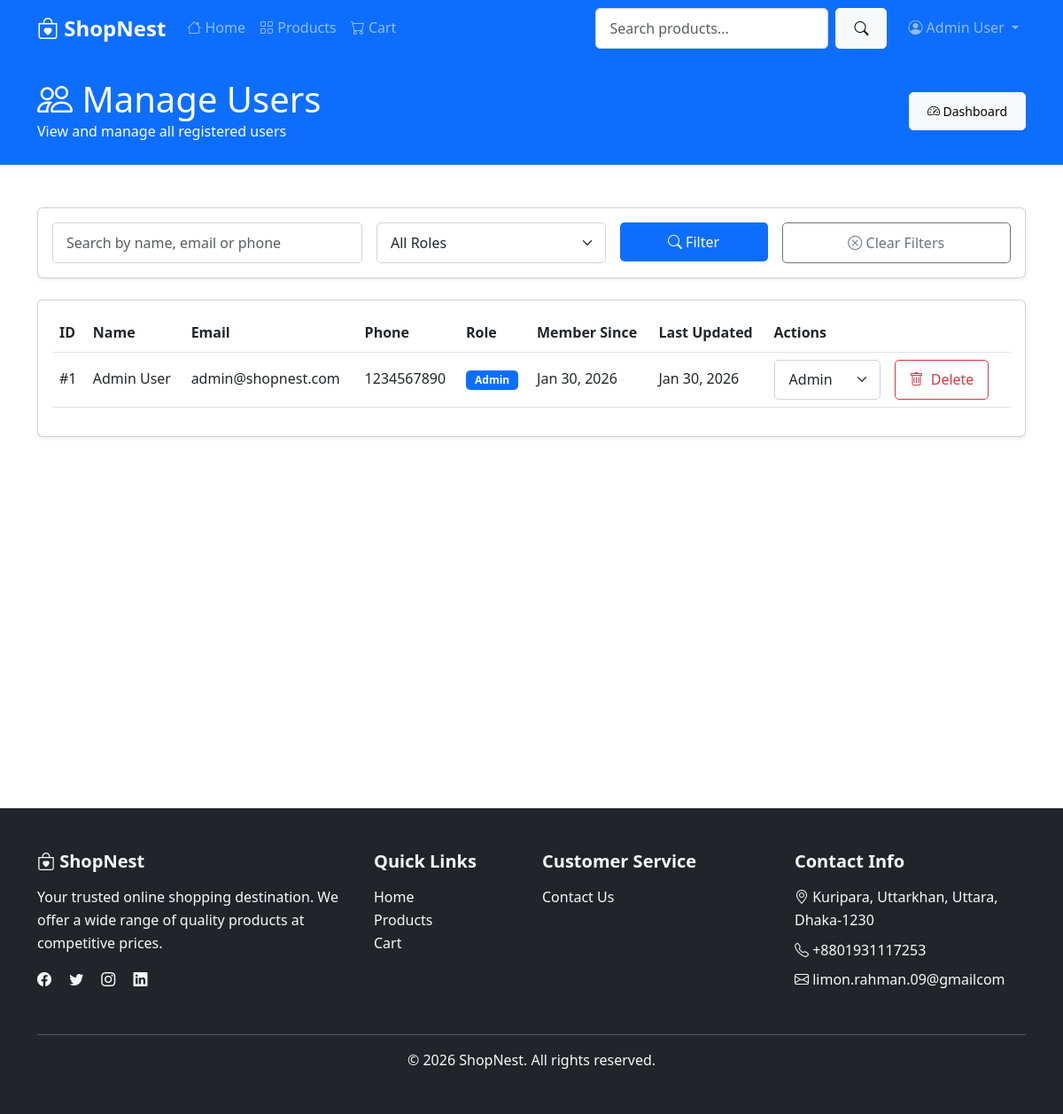
The page /admin/users.php (signed in) on the database its author committed.
### tables this page shows
CREATE TABLE IF NOT EXISTS users (
    id INT AUTO_INCREMENT PRIMARY KEY,
    name VARCHAR(100) NOT NULL,
    email VARCHAR(100) NOT NULL UNIQUE,
    phone VARCHAR(20),
    password VARCHAR(255) NOT NULL,
    role ENUM('customer', 'admin') DEFAULT 'customer',
    created_at TIMESTAMP DEFAULT CURRENT_TIMESTAMP,
    updated_at TIMESTAMP DEFAULT CURRENT_TIMESTAMP ON UPDATE CURRENT_TIMESTAMP
);

### admin/users.php (the view, shortened to what this page needs)
<?php
require_once '../includes/DbConnection.php';
$search = isset($_GET['search']) ? trim($_GET['search']) : '';
$query = "SELECT * FROM users";
$query .= " ORDER BY created_at DESC";
$users_result = mysqli_query($dbconnection, $query);
include '../includes/header.php';
?>
<section class="bg-primary text-white py-4">
    <div class="container">
        <div class="d-flex justify-content-between align-items-center">
            <div>
                <h1 class="mb-0">
                    <i class="bi bi-people"></i> Manage Users
                </h1>
                <p class="mb-0">View and manage all registered users</p>
            </div>
            <div>
                <a href="dashboard.php" class="btn btn-light btn-sm">
                    <i class="bi bi-speedometer2"></i> Dashboard
                </a>
            </div>
        </div>
    </div>
</section>
<section class="py-5">
    <div class="container">
        <div class="card shadow-sm mb-4">
            <div class="card-body">
                <form class="row g-3" method="GET" action="users.php">
                    <div class="col-md-4">
                        <input type="text" class="form-control" name="search"
                               placeholder="Search by name, email or phone"
                               value="<?php echo htmlspecialchars($search); ?>">
                    </div>
                    <div class="col-md-3">
                        <select class="form-select" name="role" onchange="this.form.submit()">
                            <option value="">All Roles</option>
                        </select>
                    </div>
                    <div class="col-md-2">
                        <button type="submit" class="btn btn-primary w-100">
                            <i class="bi bi-search"></i> Filter
                        </button>
                    </div>
                    <div class="col-md-3 text-md-end">
                        <a href="users.php" class="btn btn-outline-secondary w-100">
                            <i class="bi bi-x-circle"></i> Clear Filters
                        </a>
                    </div>
                </form>
            </div>
        </div>
        <div class="card shadow-sm">
            <div class="card-body">
                <div class="table-responsive">
                    <table class="table table-hover align-middle">
                        <thead>
                            <tr>
                                <th>ID</th>
                                <th>Name</th>
                                <th>Email</th>
                                <th>Phone</th>
                                <th>Role</th>
                                <th>Member Since</th>
                                <th>Last Updated</th>
                                <th>Actions</th>
                            </tr>
                        </thead>
                        <tbody>
                            <?php if($users_result && mysqli_num_rows($users_result) > 0): ?>
                                <?php while($user = mysqli_fetch_assoc($users_result)): ?>
                                    <tr>
                                        <td>#<?php echo $user['id']; ?></td>
                                        <td><?php echo htmlspecialchars($user['name']); ?></td>
                                        <td><?php echo htmlspecialchars($user['email']); ?></td>
                                        <td><?php echo htmlspecialchars($user['phone']); ?></td>
                                        <td>
                                            <span class="badge bg-<?php echo $user['role'] === 'admin' ? 'primary' : 'secondary'; ?>">
                                                <?php echo ucfirst($user['role']); ?>
                                            </span>
                                        </td>
                                        <td><?php echo date('M d, Y', strtotime($user['created_at'])); ?></td>
                                        <td><?php echo date('M d, Y', strtotime($user['updated_at'])); ?></td>
                                        <td>
                                            <div class="d-flex gap-2 align-items-center">
                                                <form method="POST" action="users.php" class="d-flex align-items-center">
                                                    <select name="role" class="form-select me-2" style="font-size: 1rem; padding: 0.6rem 1rem; min-width: 120px;" onchange="this.form.submit()">
                                                        <option value="admin" <?php echo $user['role'] === 'admin' ? 'selected' : ''; ?>>Admin</option>
                                                    </select>
                                                </form>
                                                <?php if($user['id'] !== intval($_SESSION['user_id'])): ?>
                                                    <form method="POST" action="users.php" onsubmit="return confirm('Are you sure you want to delete this user? This will also delete their orders.');">
                                                        <button type="submit" class="btn btn-outline-danger" style="font-size: 1rem; padding: 0.6rem 1rem;">
                                                            <i class="bi bi-trash me-1"></i> Delete
                                                        </button>
                                                    </form>
                                                <?php endif; ?>
                                            </div>
                                        </td>
                                    </tr>
                                <?php endwhile; ?>
                            <?php endif; ?>
                        </tbody>
                    </table>
                </div>
            </div>
        </div>
    </div>
</section>
<?php
include '../includes/footer.php';
?>

### assets/css/style.css (style rules this page uses)
:root { --primary-color: #0d6efd; --secondary-color: #6c757d; --success-color: #198754; --danger-color: #dc3545; --warning-color: #ffc107; --info-color: #0dcaf0; --light-color: #f8f9fa; --dark-color: #212529; }
body { font-family: 'Segoe UI', Tahoma, Geneva, Verdana, sans-serif; line-height: 1.6; color: #333; }
.btn { border-radius: 5px; padding: 10px 20px; font-weight: 500; transition: all 0.3s ease; }
.btn-primary { background-color: var(--primary-color); border: none; }
.form-control, .form-select { border-radius: 5px; border: 1px solid #ced4da; padding: 10px 15px; }
.badge { padding: 5px 10px; border-radius: 5px; }
.bg-primary { background-color: var(--primary-color) !important; }
.shadow-sm { box-shadow: 0 0.125rem 0.25rem rgba(0, 0, 0, 0.075) !important; }

### rows shown on the page
users: id "1", name "Admin User", email "admin@shopnest.com", phone "1234567890", role "Admin", created_at "Jan 30, 2026", updated_at "Jan 30, 2026"

### other values the page prints
$_SESSION['user_name'] "Admin User"
